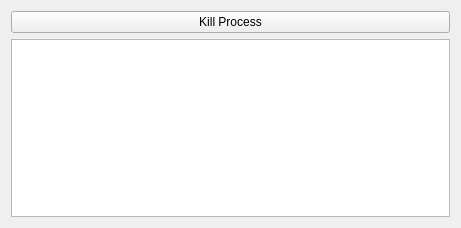
<?xml version="1.0" encoding="UTF-8"?>
<ui version="4.0">
 <class>Form</class>
 <widget class="QWidget" name="Form">
  <property name="geometry">
   <rect>
    <x>0</x>
    <y>0</y>
    <width>461</width>
    <height>228</height>
   </rect>
  </property>
  <property name="windowTitle">
   <string>Form</string>
  </property>
  <layout class="QVBoxLayout" name="verticalLayout">
   <item>
    <widget class="QPushButton" name="killButton">
     <property name="text">
      <string>Kill Process</string>
     </property>
    </widget>
   </item>
   <item>
    <widget class="QPlainTextEdit" name="processOutput">
     <property name="readOnly">
      <bool>true</bool>
     </property>
    </widget>
   </item>
  </layout>
 </widget>
 <resources/>
 <connections/>
</ui>
